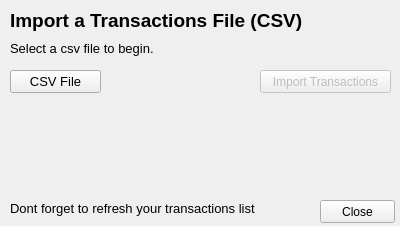
<?xml version="1.0" encoding="UTF-8"?>
<ui version="4.0">
 <class>Form</class>
 <widget class="QWidget" name="Form">
  <property name="geometry">
   <rect>
    <x>0</x>
    <y>0</y>
    <width>400</width>
    <height>226</height>
   </rect>
  </property>
  <property name="windowTitle">
   <string>FullAccount</string>
  </property>
  <widget class="QLabel" name="label_9">
   <property name="geometry">
    <rect>
     <x>10</x>
     <y>40</y>
     <width>161</width>
     <height>16</height>
    </rect>
   </property>
   <property name="font">
    <font>
     <pointsize>10</pointsize>
    </font>
   </property>
   <property name="text">
    <string>Select a csv file to begin.</string>
   </property>
  </widget>
  <widget class="QPushButton" name="loadCSVFileBtn">
   <property name="geometry">
    <rect>
     <x>10</x>
     <y>70</y>
     <width>91</width>
     <height>23</height>
    </rect>
   </property>
   <property name="font">
    <font>
     <pointsize>10</pointsize>
    </font>
   </property>
   <property name="text">
    <string>CSV File</string>
   </property>
   <property name="icon">
    <iconset>
     <normaloff>C:/Users/pyros/.designer/backup/icons/csv.png</normaloff>C:/Users/pyros/.designer/backup/icons/csv.png</iconset>
   </property>
  </widget>
  <widget class="QLabel" name="label">
   <property name="geometry">
    <rect>
     <x>10</x>
     <y>0</y>
     <width>311</width>
     <height>41</height>
    </rect>
   </property>
   <property name="font">
    <font>
     <family>Arial</family>
     <pointsize>14</pointsize>
     <weight>75</weight>
     <bold>true</bold>
    </font>
   </property>
   <property name="text">
    <string>Import a Transactions File (CSV)</string>
   </property>
  </widget>
  <widget class="QLabel" name="importdetailslabel">
   <property name="enabled">
    <bool>true</bool>
   </property>
   <property name="geometry">
    <rect>
     <x>10</x>
     <y>110</y>
     <width>381</width>
     <height>61</height>
    </rect>
   </property>
   <property name="font">
    <font>
     <pointsize>10</pointsize>
    </font>
   </property>
   <property name="text">
    <string/>
   </property>
   <property name="wordWrap">
    <bool>true</bool>
   </property>
  </widget>
  <widget class="QPushButton" name="closeBtn">
   <property name="enabled">
    <bool>true</bool>
   </property>
   <property name="geometry">
    <rect>
     <x>320</x>
     <y>200</y>
     <width>75</width>
     <height>23</height>
    </rect>
   </property>
   <property name="text">
    <string>Close</string>
   </property>
  </widget>
  <widget class="QPushButton" name="importBtn">
   <property name="enabled">
    <bool>false</bool>
   </property>
   <property name="geometry">
    <rect>
     <x>260</x>
     <y>70</y>
     <width>131</width>
     <height>23</height>
    </rect>
   </property>
   <property name="text">
    <string>Import Transactions</string>
   </property>
  </widget>
  <widget class="QLabel" name="label_10">
   <property name="geometry">
    <rect>
     <x>10</x>
     <y>200</y>
     <width>271</width>
     <height>16</height>
    </rect>
   </property>
   <property name="font">
    <font>
     <pointsize>10</pointsize>
    </font>
   </property>
   <property name="text">
    <string>Dont forget to refresh your transactions list</string>
   </property>
  </widget>
 </widget>
 <resources/>
 <connections/>
</ui>
